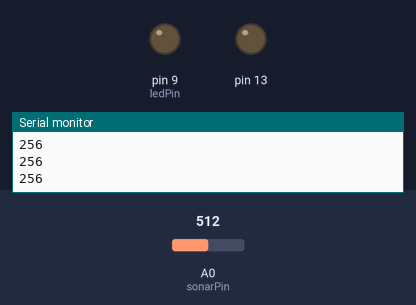
A sketch run on a simulated Arduino Uno, built with avr-gcc and run on an emulated ATmega328P. Parts: output pins drawn as LEDs (lit = HIGH), the last lines printed to the serial monitor. The inputs (shaded band) are chosen by the test bench; at power-on: A0 (sonarPin) = 512.

Above: at 1.2 s.
1.3 s: A0 (sonarPin) set to 26
2.8 s: A0 (sonarPin) set to 21
At 3.8 s:
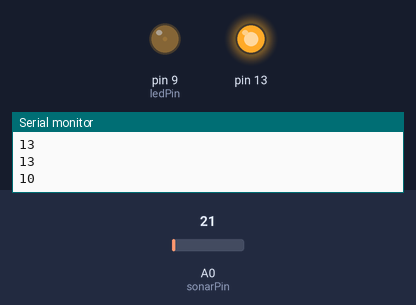
Timing chart, 0 to 9.3 s (numbered marks = the images above; inputs shaded):
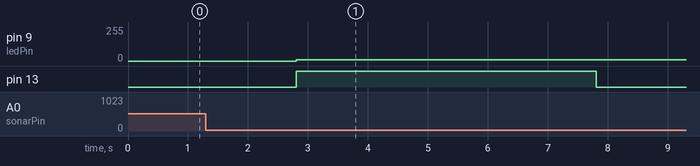

The sketch:

Audio_Metre.ino
```cpp
// using the maxsonar quick start http://www.adafruit.com
// http://www.adafruit.com/index.php?main_page=product_info&cPath=35&products_id=172

int sonarPin = 0; //pin connected to analog out on maxsonar sensor
int ledPin = 9;
int inchesAway;
int worked;
int lightWasOn = 0;

void setup() {
  //pinMode(ledPin, OUTPUT);
  Serial.begin(9600);
  pinMode(13,OUTPUT);
}
void on(int pin,int brightness){
  analogWrite(pin,brightness);
}
void off(int pin){
  analogWrite(pin,0);
}
void loop() {

  inchesAway = analogRead(sonarPin) /2;
  Serial.println(inchesAway);
  if (inchesAway < 12) {
    lightWasOn = 1;
    on(ledPin,inchesAway^2);
  }else{
    off(ledPin);
  }
  if (lightWasOn==1){
    on(13,150);
    delay(5000);
    off(13);
    delay(5000);
  }
}
```

Measured:
- the behaviour switches between 24 and 23 on A0 (sonarPin) (found by bisection; images 0 and 1)
- after the input at 2.8 s, pin 9 (ledPin): 0/255 → 8/255 at once; pin 13: LOW → HIGH at once, → LOW 5.0 s later
